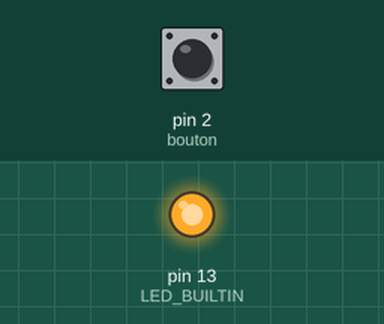
Bench run of a sketch on a simulated Arduino Uno, built with avr-gcc and run on an emulated ATmega328P. Parts: output pins drawn as LEDs (lit = HIGH). The test bench sets the inputs (shaded band); at power-on: pin 2 (bouton) HIGH.

Above: at 1.2 s.
1.3 s: pin 2 (bouton) pulled LOW for 0.15 s
At 1.37 s:
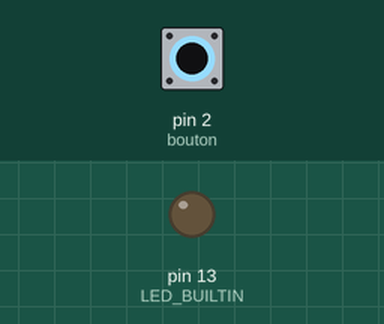
2.9 s: pin 2 (bouton) pulled LOW for 3.2 s
At 6.9 s:
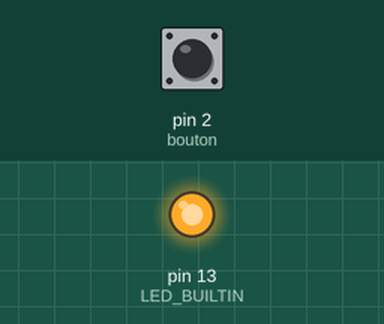
Timing chart, 0 to 8.4 s (numbered marks = the images above; inputs shaded):
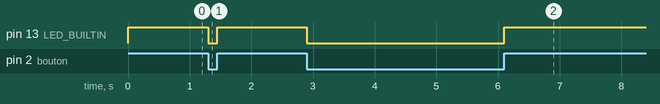

Measured:
- after the input at 1.3 s, pin 13 (LED_BUILTIN): HIGH → LOW at once, → HIGH 0.15 s later
- after the input at 2.9 s, pin 13 (LED_BUILTIN): HIGH → LOW at once, → HIGH 3.2 s later

The sketch:

bouton.ino
```cpp
// le bouton est connecté à la broche 2 de la carte Adruino
const int bouton = 2;


// variable qui enregistre l'état du bouton
int etatBouton;

void setup()
{
    pinMode(LED_BUILTIN, OUTPUT);
    pinMode(bouton, INPUT_PULLUP); // le bouton est une entrée
    etatBouton = HIGH; // on initialise l'état du bouton comme "relaché"
}

void loop()
{
    etatBouton = digitalRead(bouton); // Rappel : bouton = 2

    if(etatBouton == HIGH){ // test si le bouton a un niveau logique HAUT
        digitalWrite(LED_BUILTIN, HIGH);
    }
    else{  // test si le bouton a un niveau logique différent de HAUT (donc BAS)
        digitalWrite(LED_BUILTIN, LOW);
    }
}
```
